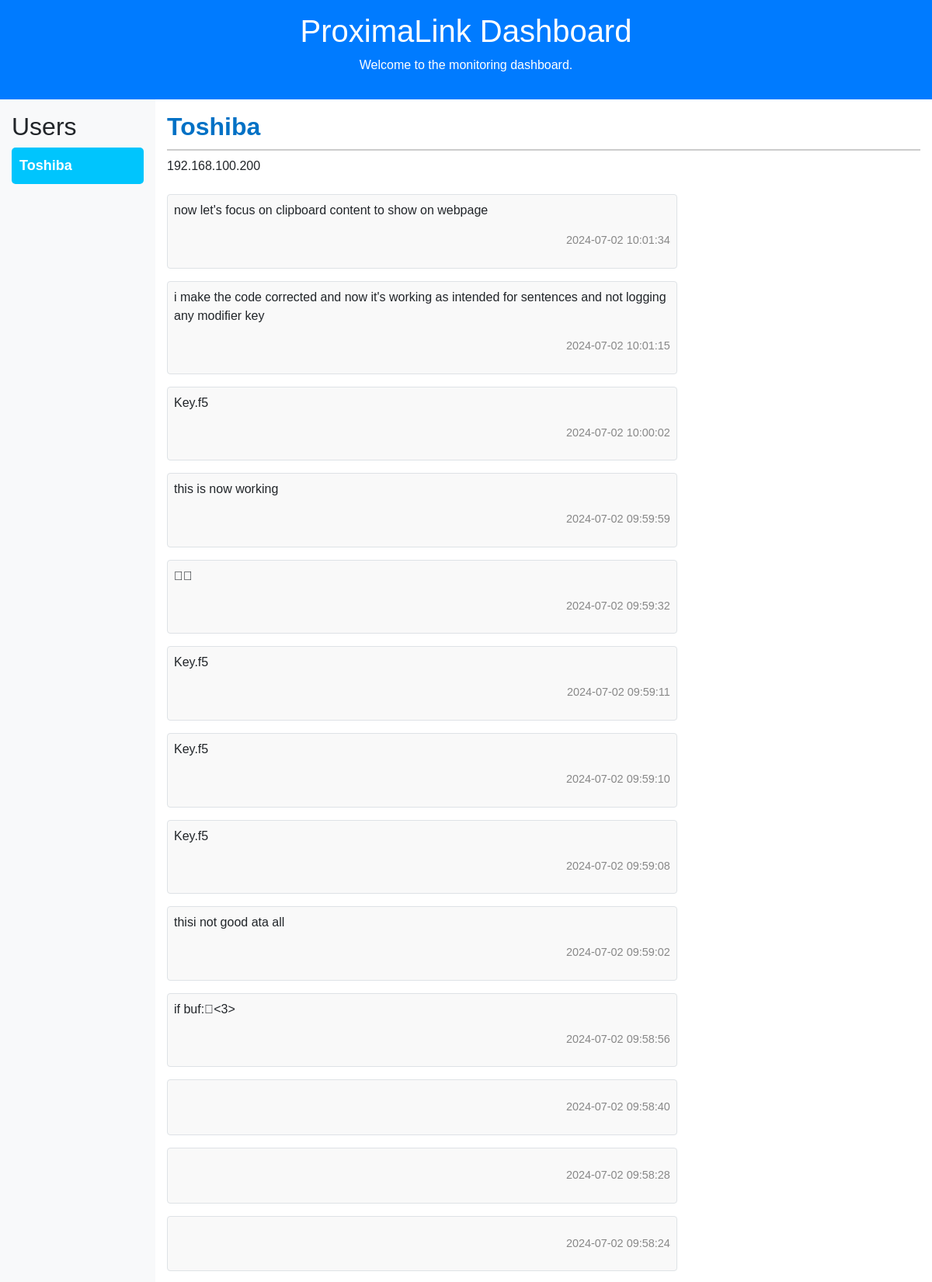
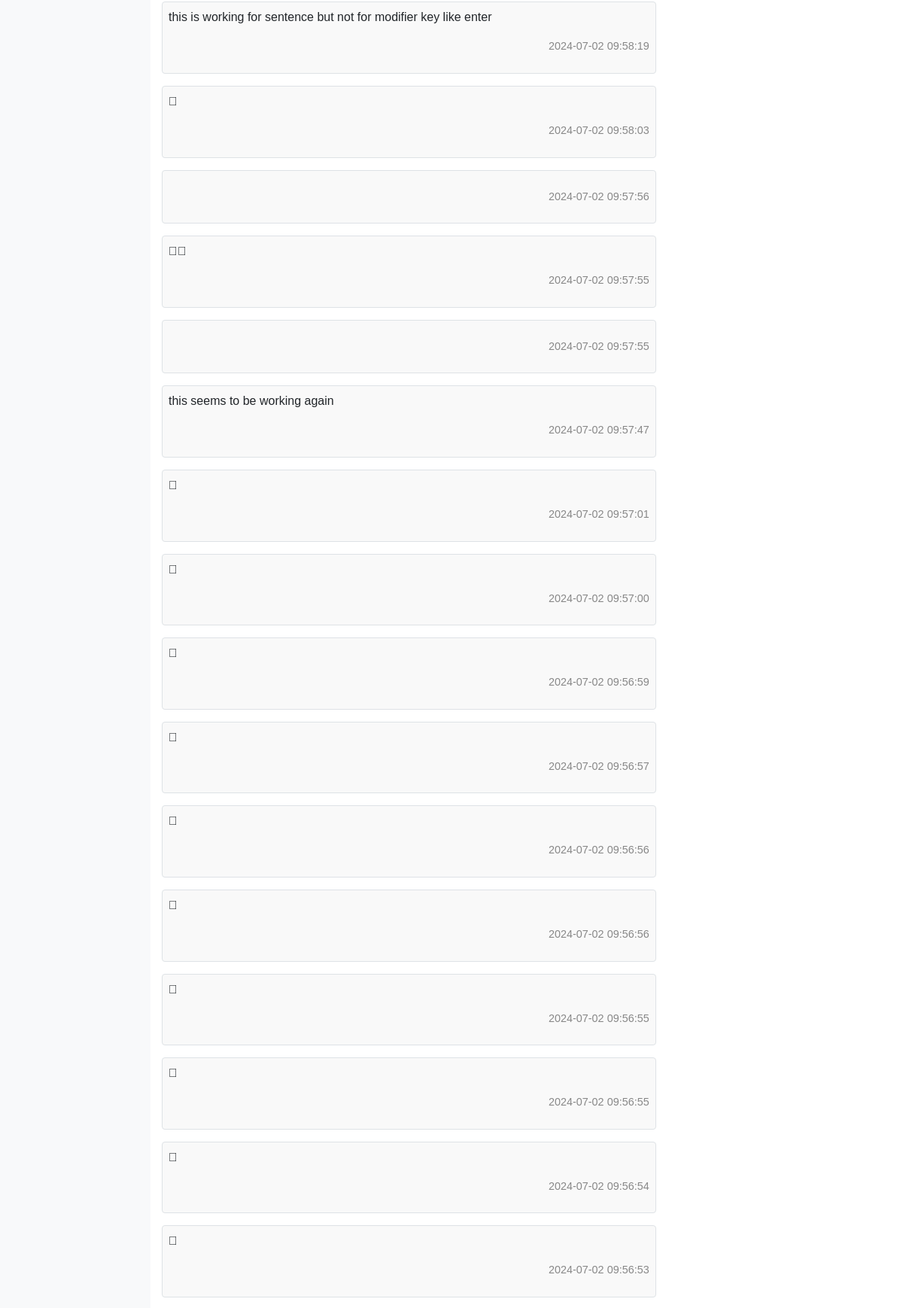
The page / (upper part) on the database its author committed (2 pictures, top to bottom).
### tables this page shows
CREATE TABLE logs (
            timestamp TEXT,
            username TEXT,
            ip TEXT,
            text TEXT
        );

### server.py (the view)
@app.route("/")
def dashboard():
    unique_users = get_unique_users()
    user_logs = get_user_logs()
    clipboard_logs = get_clipboard_logs()
    return render_template(
        "index.html",
        unique_users=unique_users,
        user_logs=user_logs,
        clipboard_logs=clipboard_logs,
    )

### server.py (called while the page is built)
@app.teardown_appcontext
def close_connection(exception):
    db = getattr(g, "_database", None)
    if db is not None:
        db.close()

def get_unique_users():
    with sqlite3.connect(DB_FILE) as conn:
        c = conn.cursor()
        c.execute("SELECT DISTINCT username FROM logs")
        rows = c.fetchall()
    return [row[0] for row in rows]

def get_user_logs():
    conn = sqlite3.connect(DB_FILE)
    c = conn.cursor()
    c.execute("SELECT timestamp, username, ip, text FROM logs ORDER BY timestamp DESC")
    rows = c.fetchall()
    conn.close()
    user_logs = {}
    for row in rows:
        timestamp, username, ip, text = row
        user_key = (username, ip)
        if user_key not in user_logs:
            user_logs[user_key] = []
        user_logs[user_key].append({"timestamp": timestamp, "text": text})
    return user_logs

def get_clipboard_logs():
    conn = sqlite3.connect(DB_FILE)
    c = conn.cursor()
    c.execute(
        "SELECT timestamp, username, ip, text FROM clipboard_logs ORDER BY timestamp DESC"
    )
    rows = c.fetchall()
    conn.close()
    clipboard_logs = {}
    for row in rows:
        timestamp, username, ip, text = row
        user_key = (username, ip)
        if user_key not in clipboard_logs:
            clipboard_logs[user_key] = []
        clipboard_logs[user_key].append({"timestamp": timestamp, "text": text})
    return clipboard_logs

### templates/index.html (shortened to what this page needs)
<!DOCTYPE html>
<html lang="en">
  <head>
    <link
      rel="stylesheet"
      href="https://stackpath.bootstrapcdn.com/bootstrap/4.5.2/css/bootstrap.min.css"
    />
    <link
      rel="stylesheet"
      href="{{ url_for('static', filename='styles.css') }}"
    />
  </head>
  <body>
    <header class="bg-primary text-white text-center py-3">
      <h1>ProximaLink Dashboard</h1>
      <p>Welcome to the monitoring dashboard.</p>
    </header>
    <div class="container-fluid">
      <div class="row">
        <aside class="col-md-2 bg-light py-3">
          <h2>Users</h2>
          <ul class="list-unstyled">
            {% if unique_users %} {% for user in unique_users %}
            <li class="user-item">{{ user }}</li>
            {% endfor %} {% else %}
            <p>No users found yet.</p>
            {% endif %}
          </ul>
        </aside>
        <main class="col-md-10 py-3">
          {% if user_logs %} {% for user, logs in user_logs.items() %}
          <section class="user-section">
            <h2>{{ user[0] }}</h2>
            <p>{{ user[1] }}</p>
            <div class="row row-data">
              {% for log in logs %}
              <div class="col-md-8 log-entry my-2 p-2 border rounded">
                <p>{{ log.text }}</p>
                <p class="timestamp text-right">{{ log.timestamp }}</p>
              </div>
              {% endfor %}
            </div>
          </section>
          {% endfor %} {% endif %}
        </main>
      </div>
    </div>
  </body>
</html>

### static/styles.css (style rules this page uses)
body { font-family: Arial, sans-serif; }
header { background-color: #0071c5; }
.row-data { padding-left: 15px; }
.user-item { background-color: #00c5fd; color: #fff; font-weight: 600; font-size: large; padding: 10px; margin-bottom: 5px; border-radius: 5px; cursor: pointer; text-align: left; }
.user-section { margin-bottom: 20px; border-radius: 2px; }
.user-section h2 { color: #0071c5; font-weight: 600; border-bottom: 2px solid #ccc; padding-bottom: 10px; }
.log-entry { background-color: #f9f9f9; word-wrap: break-word; }
.timestamp { font-size: 0.9em; color: #888; text-align: left; }

### rows shown on the page
logs: username "Toshiba", ip "192.168.100.200", text "now let's focus on clipboard content to show on webpage", timestamp "2024-07-02 10:01:34"
logs: text "i make the code corrected and now it's working as intended for sentences and not logging any modifier key", timestamp "2024-07-02 10:01:15"
logs: text "Key.f5", timestamp "2024-07-02 10:00:02"
logs: text "this is now working", timestamp "2024-07-02 09:59:59"
logs: text "\u001a\u001a", timestamp "2024-07-02 09:59:32"
logs: text "Key.f5", timestamp "2024-07-02 09:59:11"
logs: text "Key.f5", timestamp "2024-07-02 09:59:10"
logs: text "Key.f5", timestamp "2024-07-02 09:59:08"
logs: text "thisi not good ata all", timestamp "2024-07-02 09:59:02"
logs: text "if buf:\u0013<3>", timestamp "2024-07-02 09:58:56"
logs: timestamp "2024-07-02 09:58:40"
logs: timestamp "2024-07-02 09:58:28"
logs: timestamp "2024-07-02 09:58:24"
logs: text "this is working for sentence but not for modifier key like enter", timestamp "2024-07-02 09:58:19"
logs: text "\u0016", timestamp "2024-07-02 09:58:03"
logs: timestamp "2024-07-02 09:57:56"
logs: text "\u0001\u0003", timestamp "2024-07-02 09:57:55"
logs: timestamp "2024-07-02 09:57:55"
logs: text "this seems to be working again", timestamp "2024-07-02 09:57:47"
logs: text "\u0013", timestamp "2024-07-02 09:57:01"
logs: text "\u001a", timestamp "2024-07-02 09:57:00"
logs: text "\u001a", timestamp "2024-07-02 09:56:59"
logs: text "\u001a", timestamp "2024-07-02 09:56:57"
logs: text "\u001a", timestamp "2024-07-02 09:56:56"
logs: text "\u001a", timestamp "2024-07-02 09:56:56"
logs: text "\u001a", timestamp "2024-07-02 09:56:55"
logs: text "\u001a", timestamp "2024-07-02 09:56:55"
logs: text "\u001a", timestamp "2024-07-02 09:56:54"
logs: text "\u001a", timestamp "2024-07-02 09:56:53"

### other values the page prints
{{ user }} "Toshiba"
